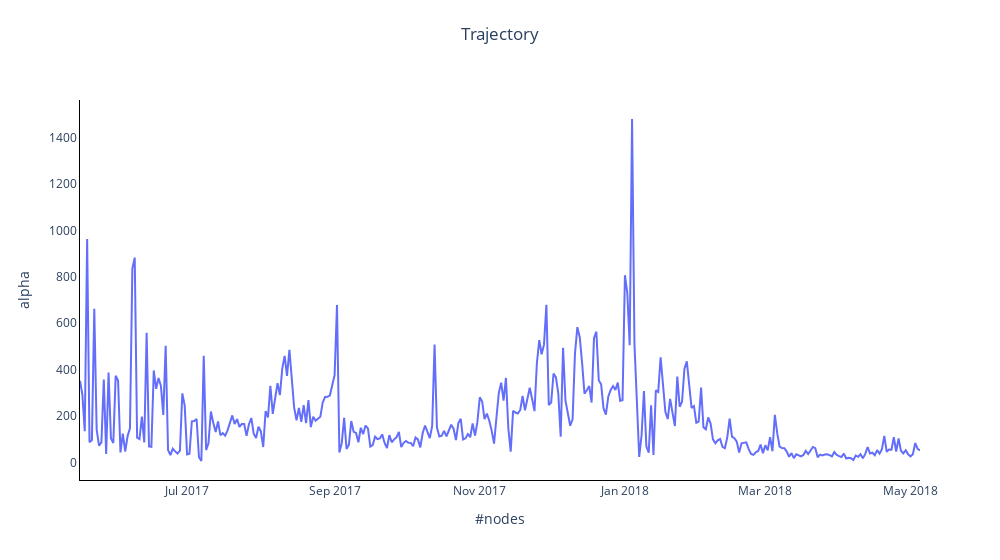

The notebook cell saved with this chart:
### Code cell
fig = go.Figure()

# Add a line trace
fig.add_trace(go.Scatter(x=df_power_law['date'], y=df_power_law['score'], mode='lines', name='Line'))
# fig.add_trace(go.Scatter(x=df_power_law['#nodes'], y=df_power_law['alpha'], mode='markers', name='Scatter'))


# Customize the layout
fig.update_layout(
    title=dict(
        text='Trajectory',  # Set the title here
        x=0.5,  # Center the title horizontally (0.5 means middle)
        y=0.95,  # Adjust the vertical position as needed (0.95 is near the top)
    ),
    xaxis=dict(title='#nodes'),
    yaxis=dict(title='alpha'),
    paper_bgcolor='white',  # Set the background color to white
    plot_bgcolor='white',   # Set the plot area background color to white
    width=1000
    
)

fig.update_xaxes(linecolor='black')
fig.update_yaxes(linecolor='black')
fig.update_traces(showlegend=False)
# Show the plot
fig.show()

### Figure 1 — Plotly figure (JSON) as saved in the notebook; plotly's stock layout.template omitted (floating-point values rounded to 4 significant figures; data arrays with more than 128 entries replaced by an {"elided": "..."} marker saying what was removed)
{"data": [{"mode": "lines", "name": "Line", "showlegend": false, "type": "scatter", "x": {"elided": "354 str values"}, "y": {"elided": "354 float values"}}], "layout": {"paper_bgcolor": "white", "plot_bgcolor": "white", "title": {"text": "Trajectory", "x": 0.5, "y": 0.95}, "width": 1000, "xaxis": {"linecolor": "black", "title": {"text": "#nodes"}}, "yaxis": {"linecolor": "black", "title": {"text": "alpha"}}}}
